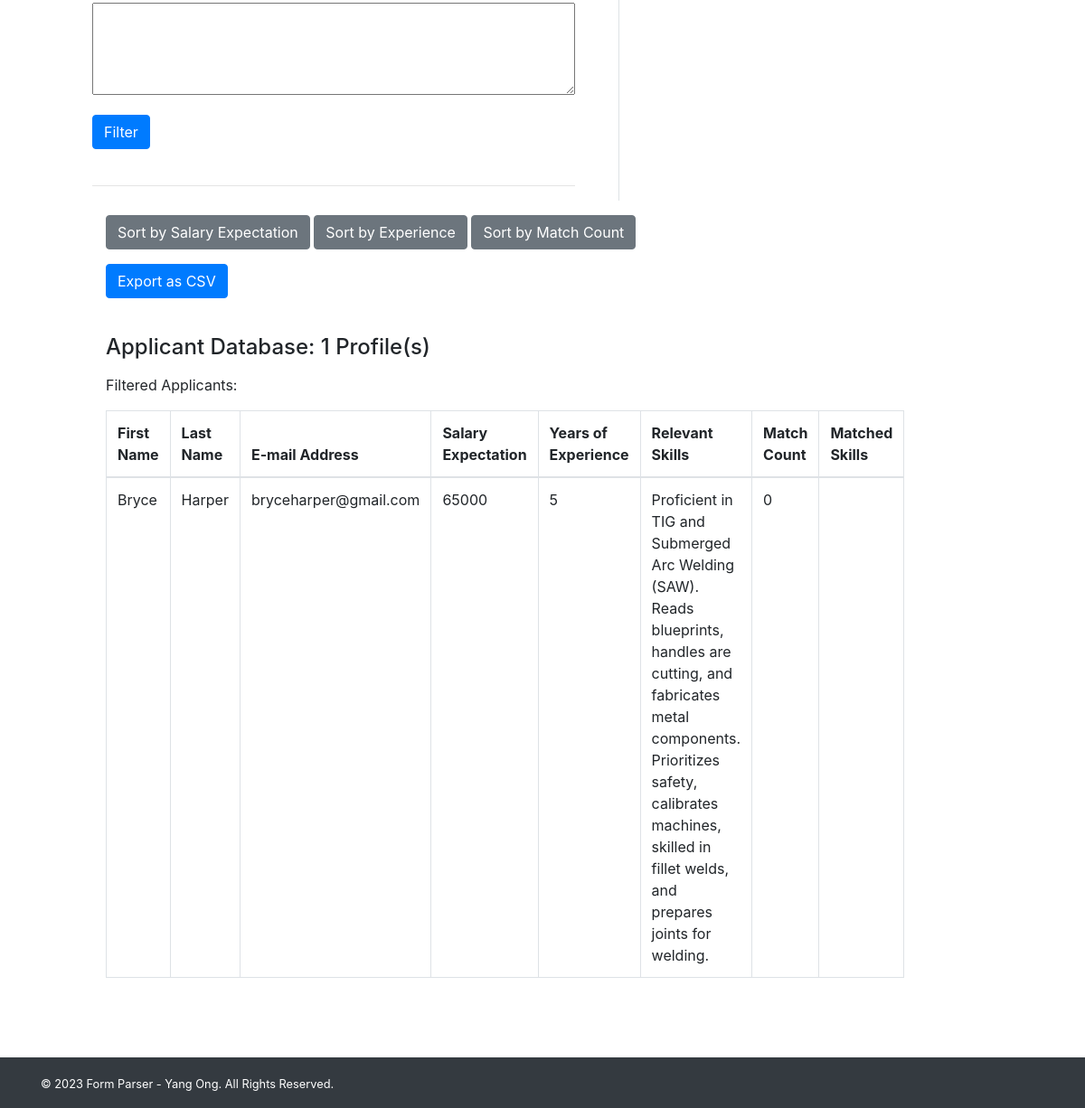
Before: / (lower part) with the older database file.
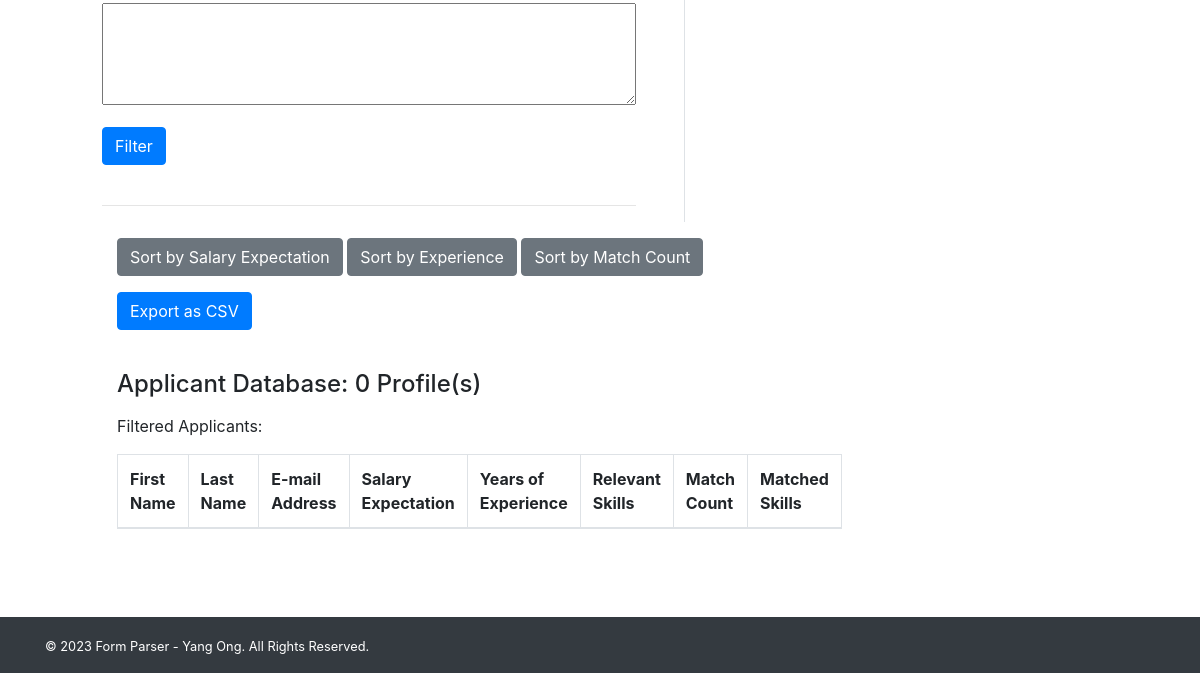
After: the same page with the newer database file.
### tables this page shows
CREATE TABLE "ApplicationData" (
	"id"	INTEGER,
	"first_name"	TEXT,
	"last_name"	TEXT,
	"mi"	TEXT,
	"date"	DATE,
	"street_address"	TEXT,
	"apartmentunit"	TEXT,
	"city"	TEXT,
	"state"	TEXT,
	"zip_code"	INTEGER,
	"phone"	TEXT,
	"email_address"	TEXT,
	"jobs_youre_applying_for"	TEXT,
	"job_title"	INTEGER,
	"years_of_experience"	INTEGER,
	"desired_salaryrate"	REAL,
	"earliest_date_available"	DATE,
	"your_relevant_skills"	TEXT,
	PRIMARY KEY("id")
);

### app.py (the view)
@app.route("/", methods=["GET", "POST"])
def index():
    job_data['yearsOfExperience'] = 0
    job_data['salary'] = 0
    job_data['keyWords'] = 'none'
    conn = sqlite3.connect('applications.db')
    cursor = conn.cursor()
    cursor.execute('SELECT first_name, last_name, email_address, desired_salaryrate, years_of_experience, your_relevant_skills FROM ApplicationData')
    rows = cursor.fetchall()
    conn.close()
    data = []
    for row in rows:
        data.append({
            "first_name": row[0],
            "last_name": row[1],
            "email_address": row[2],
            "desired_salaryrate": int(row[3]),
            "years_of_experience": row[4],
            "your_relevant_skills": row[5],
            "match_count": 0,
            "matched_skills": ""
        })
    flash_message = None
    flashed_messages = get_flashed_messages()
    if flashed_messages:
        flash_message = flashed_messages[0]
    return render_template("index.html", job_data=job_data, table_data=data, flash_message=flash_message)

### templates/index.html (shortened to what this page needs)
{% extends "layout.html" %}
{% block content %}
<div class="container-fluid padded">
    <div class="row">
        <div class="col-md-3.2 border-right pr-5">
            <div>
                <form action="/filter" style="margin-top: 40px; margin-bottom: 40px;" method="post">
                    <div>
                        <label for="keyWords">Key Duties/Skills (Comma-separated):</label><br>
                        <textarea id="keyWords" name="keyWords" rows="4" cols="50" required>{{ request.form['keyWords'] or '' }}</textarea>
                    </div>
                    <div>
                        <input type="submit" value="Filter" class="btn btn-primary mt-3">
                    </div>
                </form>
            </div>
            <hr>
        </div>
        <div class="col-md-8">
            <div>
                <button id="sortSalaryBtn" type="button" class="btn btn-secondary mt-3">
                    Sort by Salary Expectation
                </button>
                <button id="sortExperienceBtn" type="button" class="btn btn-secondary mt-3">
                    Sort by Experience
                </button>
                <button id="sortBtn" type="button" class="btn btn-secondary mt-3">
                    Sort by Match Count
                </button>
                <button id="exportCSV" type="button" class="btn btn-primary mt-3" onclick="window.location.href='/export'">
                    Export as CSV
                </button>
                <div id="dataTableContainer" style="margin-top: 40px; margin-bottom: 40px;">
                    <h4 style="margin-bottom: 15px;">Applicant Database: {{ table_data|length }} Profile(s)</h4>
                    <p>Filtered Applicants: {{ filtered_count }}</p>
                    <table class="table table-bordered" id="extractedDataTable">
                        <thead>
                            <tr>
                                <th>First Name</th>
                                <th>Last Name</th>
                                <th>E-mail Address</th>
                                <th>Salary Expectation</th>
                                <th>Years of Experience</th>
                                <th>Relevant Skills</th>
                                <th>Match Count</th>
                                <th>Matched Skills</th>
                            </tr>
                        </thead>
                        <tbody>
                            {% for row in table_data %}
                            {% if ('yearsOfExperience' not in request.form or row.years_of_experience >= request.form['yearsOfExperience']|int) and ('salary' not in request.form or row.desired_salaryrate <= request.form['salary']|int) %}
                                <tr>
                                    <td>{{ row.first_name }}</td>
                                    <td>{{ row.last_name }}</td>
                                    <td>{{ row.email_address }}</td>
                                    <td>{{ row.desired_salaryrate }}</td>
                                    <td>{{ row.years_of_experience }}</td>
                                    <td>{{ row.your_relevant_skills }}</td>
                                    <td>{{ row.match_count }}</td>
                                    <td>{{ row.matched_skills }}</td>
                                </tr>
                            {% endif %}
                        {% endfor %}
                        </tbody>
                    </table>
                </div>
            </div>
        </div>
    </div>
</div>
{% endblock %}

### templates/layout.html (shortened to what this page needs)
<!DOCTYPE html>
<html lang="en">
<head>
    <link href="https://maxcdn.bootstrapcdn.com/bootstrap/4.5.2/css/bootstrap.min.css" rel="stylesheet">
</head>
<body>
    <div class="container-fluid mt-5 padded">
        {% block content %}{% endblock %}
    </div>
    <footer class="mt-5 py-3 bg-dark text-white">
        <div class="container">
            <small>&copy; 2023 Form Parser - Yang Ong. All Rights Reserved.</small>
        </div>
    </footer>
</body>
</html>

### templates/layout.html (style rules this page uses)
.container-fluid.padded { padding-left: 5%; padding-right: 0%; }

Changed rows visible on the page:
removed ApplicationData: first_name "Bryce", last_name "Harper", email_address "bryceharper@gmail.com", desired_salaryrate "65000", years_of_experience "5", your_relevant_skills "Proficient in TIG and Submerged Arc Welding (SAW). Reads blueprints, handles are cutting, and fabricates metal components. Prioritizes safety, calibrates machines, skilled in fillet welds, and prepares joints for welding.", match_count "0"
Other visible differences:
{{ table_data|length }}: "1" → "0"
